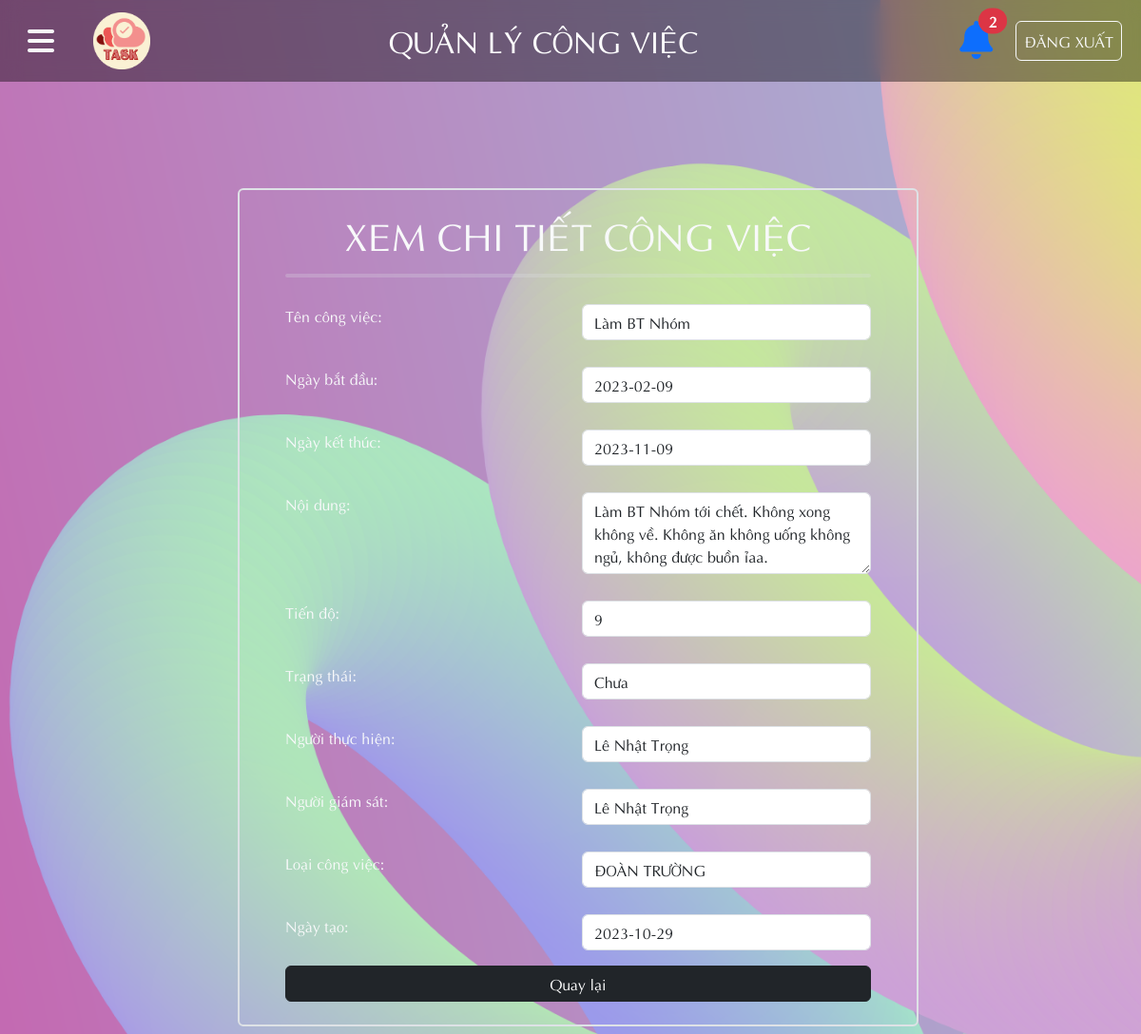
Page /admin/ad_congviec_chitiet.php?chitiet_ma=8 (signed in) on the earlier database version.
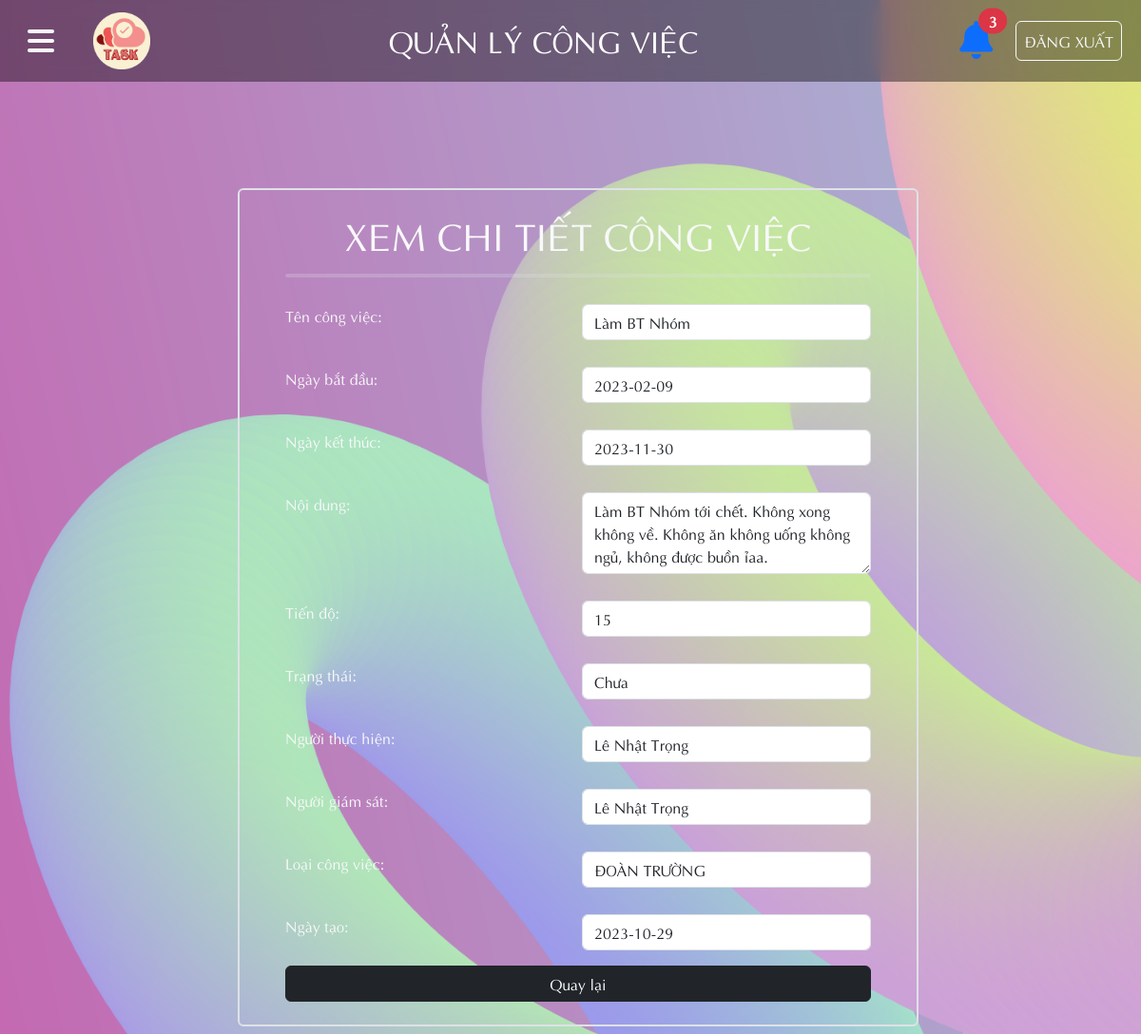
Same page on the later database version.
### tables this page shows
CREATE TABLE `congviec` (
  `CV_MA` int(10) NOT NULL,
  `CV_TEN` varchar(50) NOT NULL,
  `CV_NGAYBATDAU` date NOT NULL,
  `CV_NGAYKETTHUC` date NOT NULL,
  `CV_NOIDUNG` text NOT NULL,
  `CV_TIENDO` varchar(50) NOT NULL,
  `CV_TRANGTHAICV` varchar(50) NOT NULL,
  `CV_NGAYTAO` date NOT NULL,
  `CV_NTH` int(10) NOT NULL,
  `CV_NGS` int(10) NOT NULL,
  `LCV_MA` int(10) NOT NULL
);

### Admin/ad_thongbao.php (called while the page is built, shortened)
<?php include_once '../condb/condb.php';
$query_chuadoc = "SELECT * FROM thongbao WHERE TB_XEM = '0'";
$soluong_chuadoc = $conn->query($query_chuadoc);
$soluong_thongbao = mysqli_num_rows($soluong_chuadoc);
?>

### Admin/ad_congviec_chitiet.php (the view, shortened to what the changed rows need)
<?php
include_once('../condb/condb.php');
include_once './ad_thongbao.php';
$ma = $_GET['chitiet_ma'];
$query_congviec = "SELECT * FROM congviec WHERE CV_MA='$ma'";
$congviec_data = mysqli_query($conn, $query_congviec);
$congviec = mysqli_fetch_array($congviec_data);
?>
<!DOCTYPE html>
<html lang="en">
<head>
    <link href="../styles/style.css?v=<?php echo time(); ?>" rel="stylesheet" type="text/css" />
    <link href="https://cdn.jsdelivr.net/npm/bootstrap@5.3.2/dist/css/bootstrap.min.css" rel="stylesheet"
>
    <link rel="stylesheet" href="https://cdnjs.cloudflare.com/ajax/libs/font-awesome/6.4.2/css/all.min.css">
</head>
<body>
    <header>
        <nav class="navbar_container navbar  navbar-expand-lg">
            <div class="container-fluid">
                <div class="d-flex">
                    <div class="dropdown mx-4 position-relative">
                        <span class="position-absolute top-0 start-100 fs-6 translate-middle badge bg-danger rounded-pill badge-danger">
                            <?php echo $soluong_thongbao; ?>
                        </span>
                        <a id="dLabel" role="button" data-toggle="dropdown" data-target="#" href="#">
                            <i class="fs-1 fa-solid fa-bell"></i>
                        </a>
                    </div>
                </div>
            </div>
        </nav>
    </header>
    <main>
        <div class="form_center">
            <form id="form" name="form" method="post" onsubmit="return validateForm()" class="form">
                <div class="container p-5 py-4 m-2 border border-2 rounded">
                    <h1 class="text-light text-center">XEM CHI TIẾT CÔNG VIỆC</h1>
                    <div class="row p-2 my-1 rounded">
                        <div class="col p-1 ">
                            <input readonly class="form-control" type="text" placeholder="Nhập tên công việc" name="ten" id="ten" value="<?php echo $congviec['CV_TEN'];?> ">
                        </div>
                    </div>
                    <div class="row p-2 my-1 rounded">
                        <div class="col p-1 ">
                            <input readonly class="form-control" type="" placeholder="Điền ngày bắt đầu công việc" name="ngaybatdau" id="ngaybatdau" value="<?php echo $congviec['CV_NGAYBATDAU'];?> ">
                        </div>
                    </div>
                    <div class="row p-2 my-1 rounded">
                        <div class="col p-1 ">
                            <input readonly class="form-control" type="" name="ngayketthuc" id="ngayketthuc" value="<?php echo $congviec['CV_NGAYKETTHUC'];?> ">
                        </div>
                    </div>
                    <div class="row p-2 my-1 rounded">
                        <div class="col p-1 ">
                            <textarea readonly class="form-control" name="noidung" id="noidung" rows="3"><?php echo $congviec['CV_NOIDUNG'];?></textarea>
                        </div>
                    </div>
                    <div class="row p-2 my-1 rounded">
                        <div class="col p-1 ">
                            <input readonly type="number" min="0" max="100" class="form-control" name="tiendo" id="tiendo" rows="3" value=<?php echo $congviec['CV_TIENDO'];?>></input>
                        </div>
                    </div>
                    <div class="row p-2 my-1 rounded">
                        <div class="col p-1 ">
                            <input readonly class="form-control" type="" name="ngayketthuc" id="ngayketthuc" value="<?php echo $congviec['CV_NGAYTAO'];?> ">
                        </div>
                    </div>
                </div>
            </form>
        </div>
    </main>
</body>
</html>

Differences in the rows shown:
changed congviec "Làm BT Nhóm": ngayketthuc "2023-11-09" → "2023-11-30"; tiendo "9" → "15"
Other differences:
$soluong_thongbao: "2" → "3"
